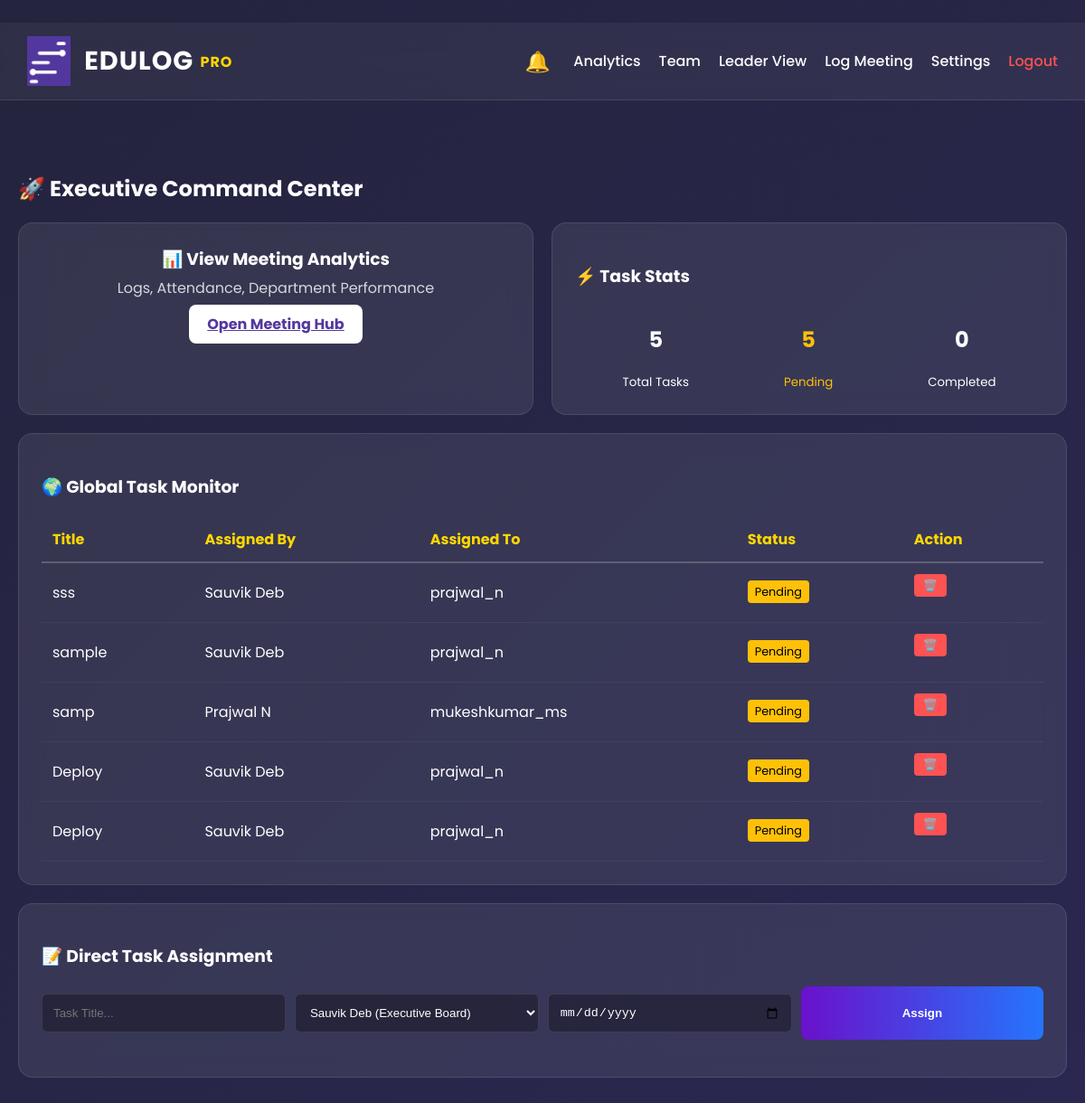
Screenshot of /admin_dashboard (signed in) with the database file from the repository.
### app.py (models this page shows)
class Task(db.Model):
    id = db.Column(db.Integer, primary_key=True)
    title = db.Column(db.String(100), nullable=False)
    description = db.Column(db.Text)
    assigner = db.Column(db.String(50))
    assignee = db.Column(db.String(50))
    department = db.Column(db.String(50))
    deadline = db.Column(db.String(20))
    status = db.Column(db.String(20), default='Pending')
    completion_date = db.Column(db.String(20))

### app.py (the view)
@app.route('/admin_dashboard')
@login_required
def admin_dashboard():
    if current_user.role != 'Admin': return redirect(url_for('employee_dashboard'))
    tasks = Task.query.all()
    staff = User.query.all()
    depts = Department.query.all()
    total = len(tasks)
    pending = len([t for t in tasks if t.status != 'Completed'])
    return render_template('dashboard_admin.html', tasks=tasks, staff=staff, depts=depts, stats={'total': total, 'pending': pending, 'completed': total-pending}, user=current_user)

### app.py (called while the page is built)
@login_manager.user_loader
def load_user(user_id): return User.query.get(int(user_id))

@app.context_processor
def inject_notifications():
    if not current_user.is_authenticated: return dict(notifications=[])
    if session.get('notifications_cleared'): return dict(notifications=[])
    alerts = []
    today = datetime.now().strftime('%Y-%m-%d')
    my_tasks = Task.query.filter_by(assignee=current_user.username).filter(Task.status != 'Completed').all()
    for t in my_tasks:
        if t.deadline < today: alerts.append(f"OVERDUE: {t.title}")
        elif t.deadline == today: alerts.append(f"DUE TODAY: {t.title}")
    schedules = Schedule.query.filter((Schedule.target_dept == 'All') | (Schedule.target_dept == current_user.department)).all()
    for s in schedules:
        if s.date == today: alerts.append(f"MEETING TODAY: {s.title} @ {s.time}")
        elif s.date > today: alerts.append(f"UPCOMING: {s.title} ({s.date})")
    return dict(notifications=alerts)

### templates/dashboard_admin.html
﻿{% extends "base.html" %}
{% block content %}
<div class="dashboard-header">
    <h2>🚀 Executive Command Center</h2>
</div>
<div class="grid-2">
    <div class="glass-panel executive-panel">
        <h3 style="margin:0;">📊 View Meeting Analytics</h3>
        <p style="margin:5px 0 15px 0; opacity:0.8;">
            Logs, Attendance, Department Performance
        </p>
        <a href="{{ url_for('meeting_analytics') }}"
           class="submit-btn analytics-btn">
            Open Meeting Hub
        </a>
    </div>
    <div class="glass-panel">
        <h3>⚡ Task Stats</h3>
        <div class="stats-row">
            <div class="stat-box">
                <h2>{{ stats.total }}</h2>
                <small>Total Tasks</small>
            </div>
            <div class="stat-box pending-text">
                <h2>{{ stats.pending }}</h2>
                <small>Pending</small>
            </div>
            <div class="stat-box">
                <h2>{{ stats.completed }}</h2>
                <small>Completed</small>
            </div>
        </div>
    </div>
</div>
<div class="glass-panel">
    <h3>🌍 Global Task Monitor</h3>
    <table class="data-table">
        <thead>
            <tr>
                <th>Title</th>
                <th>Assigned By</th>
                <th>Assigned To</th>
                <th>Status</th>
                <th>Action</th>
            </tr>
        </thead>
        <tbody>
            {% for t in tasks %}
            <tr>
                <td>{{ t.title }}</td>
                <td>{{ t.assigner }}</td>
                <td>{{ t.assignee }}</td>
                <td>
                    {% if t.status == 'Completed' %}
                        <span class="status-badge status-completed">
                            {{ t.status }}
                        </span>
                    {% else %}
                        <span class="status-badge status-pending">
                            {{ t.status }}
                        </span>
                    {% endif %}
                </td>
                <td>
                    <form action="{{ url_for('delete_task', id=t.id) }}" method="POST">
                        <button type="submit"
                                class="btn-sm delete-btn"
                                onclick="return confirm('Delete Task?');">
                            🗑️
                        </button>
                    </form>
                </td>
            </tr>
            {% else %}
            <tr>
                <td colspan="5">No active tasks.</td>
            </tr>
            {% endfor %}
        </tbody>
    </table>
</div>
<div class="glass-panel">
    <h3>📝 Direct Task Assignment</h3>
    <form action="{{ url_for('assign_task') }}"
          method="POST"
          class="assign-form">
        <input type="text" name="title" placeholder="Task Title..." required>
        <select name="assignee">
            {% for s in staff %}
            <option value="{{ s.username }}">
                {{ s.full_name }} ({{ s.department }})
            </option>
            {% endfor %}
        </select>
        <input type="date" name="deadline" required>
        <button type="submit" class="submit-btn">
            Assign
        </button>
    </form>
</div>
{% endblock %}

### static/css/style.css (style rules this page uses)
body { margin: 0; font-family: 'Poppins', sans-serif; background: linear-gradient(-45deg, #0f0c29, #302b63, #24243e); background-size: 400% 400%; animation: gradientBG 15s ease infinite; color: var(--text); min-height: 100vh; }
.glass-panel { background: var(--glass-bg); backdrop-filter: blur(12px); border: 1px solid var(--glass-border); border-radius: 16px; padding: 25px; margin-bottom: 20px; color: white; transition: transform 0.3s; }
.submit-btn { background: linear-gradient(90deg, var(--primary), var(--secondary)); color: white; border: none; padding: 12px; border-radius: 8px; cursor: pointer; width: 100%; font-weight: bold; transition: 0.3s; }
input, select, textarea { width: 100%; padding: 12px; margin: 8px 0; background: var(--input-bg); border: 1px solid rgba(255,255,255,0.1); color: white; border-radius: 6px; }
option { background: #0f0c29; }
.data-table { width: 100%; border-collapse: collapse; margin-top: 15px; }
.data-table th { text-align: left; padding: 12px; border-bottom: 2px solid rgba(255,255,255,0.2); color: var(--accent); }
.data-table td { padding: 12px; border-bottom: 1px solid rgba(255,255,255,0.05); }
.grid-2 { display: grid; grid-template-columns: 1fr 1fr; gap: 20px; }
.btn-sm { padding: 5px 10px; border-radius: 4px; text-decoration: none; cursor: pointer; border: none; font-size: 0.8rem; }
.executive-panel { background: var(--glass-bg); backdrop-filter: blur(12px); border: 1px solid var(--glass-border); border-radius: 16px; padding: 25px; margin-bottom: 20px; color: white; transition: transform 0.3s; text-align: center; }
.analytics-btn { background: white; color: #53389E; padding: 10px 20px; }
.delete-btn { background: #ff5252; color: white; }
.stats-row { display: flex; justify-content: space-around; }
.stat-box { text-align: center; color: #FFFFFF; }
.pending-text { color: #FFC107; }
.status-badge { padding: 4px 8px; border-radius: 4px; font-size: 0.8rem; color: black; }
.status-pending { background: #FFC107; }
.assign-form { display: flex; gap: 10px; }

### rows the page displays
Task: title "sss", assigner "Sauvik Deb", assignee "prajwal_n", status "Pending"
Task: title "sample", assigner "Sauvik Deb", assignee "prajwal_n", status "Pending"
Task: title "samp", assigner "Prajwal N", assignee "mukeshkumar_ms", status "Pending"
Task: title "Deploy", assigner "Sauvik Deb", assignee "prajwal_n", status "Pending"
Task: title "Deploy", assigner "Sauvik Deb", assignee "prajwal_n", status "Pending"

### other values shown
{{ stats.total }} "5"
{{ stats.pending }} "5"
{{ stats.completed }} "0"
form field assignee "Sauvik Deb (Executive Board)"
